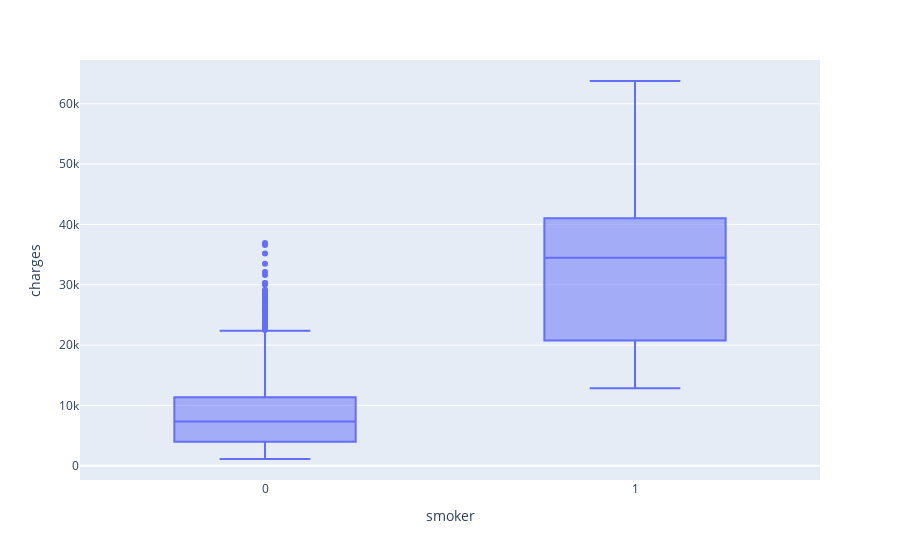

Notebook source saved alongside this figure:
### Code cell
# charges según fumadores
fig = px.box(df, x="smoker", y="charges")
fig.show()

### Figure 1 — Plotly figure (JSON) as saved in the notebook; plotly's stock layout.template omitted (floating-point values rounded to 4 significant figures; data arrays with more than 128 entries replaced by an {"elided": "..."} marker saying what was removed)
{"data": [{"alignmentgroup": "True", "hovertemplate": "smoker=%{x}<br>charges=%{y}<extra></extra>", "legendgroup": "", "marker": {"color": "#636efa"}, "name": "", "notched": false, "offsetgroup": "", "orientation": "v", "showlegend": false, "type": "box", "x": {"elided": "1338 int values"}, "x0": " ", "xaxis": "x", "y": {"elided": "1338 float values"}, "y0": " ", "yaxis": "y"}], "layout": {"boxmode": "group", "legend": {"tracegroupgap": 0}, "margin": {"t": 60}, "xaxis": {"anchor": "y", "domain": [0, 1], "title": {"text": "smoker"}}, "yaxis": {"anchor": "x", "domain": [0, 1], "title": {"text": "charges"}}}}
